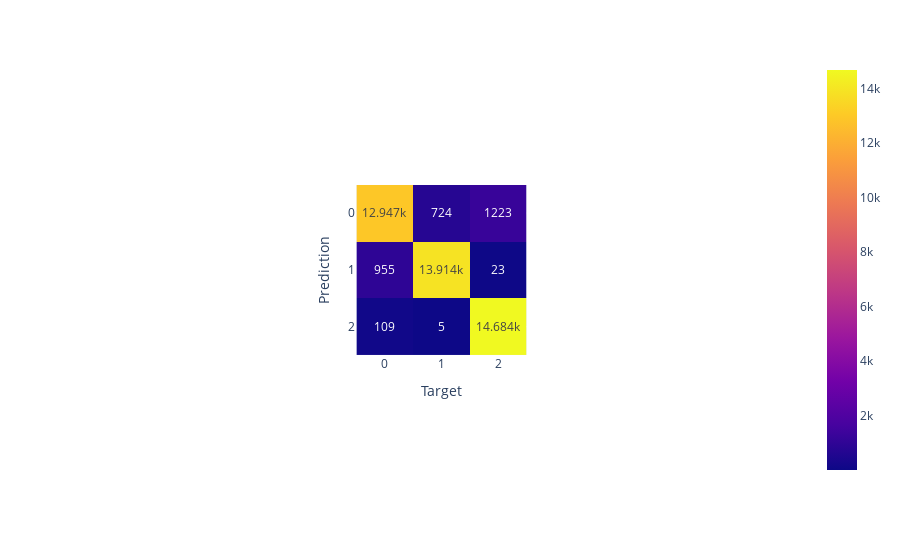

The cell this chart's notebook holds for it:
### Code cell
import plotly.io as pio
pio.renderers.default = 'notebook'
import plotly.offline as pyo
pyo.init_notebook_mode(connected=True)
import matplotlib.pyplot as plt
import plotly.express as px
from sklearn.metrics import confusion_matrix

plt.rcParams['figure.figsize'] = (10, 10)
fig = px.imshow(confusion_matrix(y_test, y_pred1), text_auto=True)
fig.update_layout(xaxis_title='Target', yaxis_title='Prediction')

### Figure 1 — Plotly figure (JSON) as saved in the notebook; plotly's stock layout.template omitted (floating-point values rounded to 4 significant figures)
{"data": [{"coloraxis": "coloraxis", "hovertemplate": "x: %{x}<br>y: %{y}<br>color: %{z}<extra></extra>", "name": "0", "texttemplate": "%{z}", "type": "heatmap", "xaxis": "x", "yaxis": "y", "z": [[12947, 724, 1223], [955, 13914, 23], [109, 5, 14684]]}], "layout": {"autosize": true, "coloraxis": {"colorscale": [[0, "#0d0887"], [0.1111, "#46039f"], [0.2222, "#7201a8"], [0.3333, "#9c179e"], [0.4444, "#bd3786"], [0.5556, "#d8576b"], [0.6667, "#ed7953"], [0.7778, "#fb9f3a"], [0.8889, "#fdca26"], [1, "#f0f921"]]}, "margin": {"t": 60}, "xaxis": {"anchor": "y", "autorange": true, "constrain": "domain", "domain": [0.3824, 0.6176], "range": [-0.5, 2.5], "scaleanchor": "y", "title": {"text": "Target"}}, "yaxis": {"anchor": "x", "autorange": true, "constrain": "domain", "domain": [0, 1], "range": [2.5, -0.5], "title": {"text": "Prediction"}}}}
